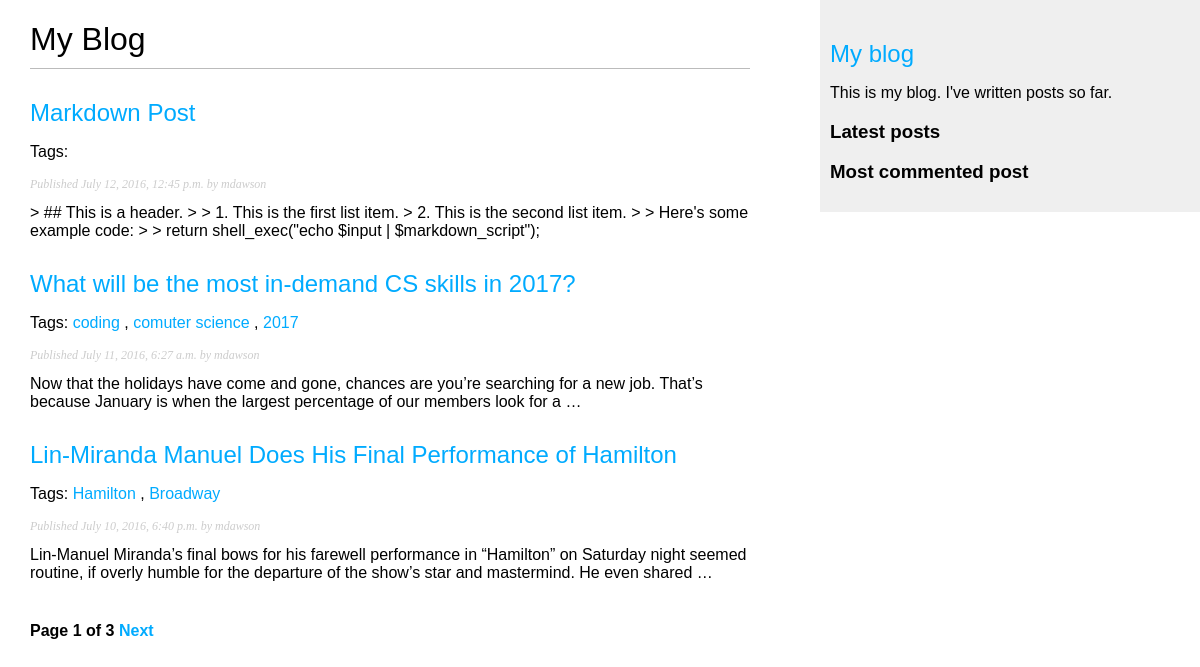
Screenshot of /blog/ with the database file from the repository.
### blog/models.py (models this page shows, shortened)
class Post(models.Model):
	STATUS_CHOICES = (
		('draft', 'Draft'),
		('published', 'Published'),
		)
	title = models.CharField(max_length=250)
	slug = models.SlugField(max_length=250, unique_for_date='publish')
	author = models.ForeignKey(User, related_name='blog_post')
	body = models.TextField()
	publish = models.DateTimeField(default=timezone.now)
	created = models.DateTimeField(auto_now_add=True)
	updated = models.DateTimeField(auto_now=True)
	status = models.CharField(max_length=10,
							choices=STATUS_CHOICES,
							default='draft')
	tags = TaggableManager(blank=True)
	class Meta:
		ordering = ('-publish',)
	objects = models.Manager() #The default manager
	published = PublishedManager() #Our custom manager
	def get_absolute_url(self):
		return reverse('blog:post_detail',
						args=[self.publish.year,
						self.publish.strftime('%m'),
						self.publish.strftime('%d'),
						self.slug])

### blog/views.py (the view)
# urls.py: url(r'^tag/(?P<tag_slug>[-\w]+)/$', views.post_list, name='post_list_by_tag'),
def post_list(request, tag_slug=None):
	object_list = Post.published.all()
	tag = None
	if tag_slug:
		tag = get_object_or_404(Tag, slug=tag_slug)
		object_list = object_list.filter(tags__in=[tag])
	paginator = Paginator(object_list, 3) # three posts on each page
	page = request.GET.get('page')
	try:
		posts = paginator.page(page)
	except PageNotAnInteger:
		posts = paginator.page(1)
	except EmptyPage:
		posts = paginator.page(paginator.num_pages)
	return render(request,
		'blog/post/list.html',
		{'page': page,
		 'posts': posts,
		 'tag': tag})

### blog/models.py (called while the page is built)
	def get_queryset(self):
		return super(PublishedManager, self).get_queryset()\
											.filter(status='published')

### blog/templates/blog/post/list.html (shortened to what this page needs)
{% extends "blog/base.html" %}
{% load blog_tags %}
{%block content%}
	<h1>My Blog</h1>
		{% for post in posts %}
		<h2>
			<a href="{{ post.get_absolute_url }}">
				{{ post.title }}
			</a>
		</h2>
		<p class="tags">Tags:
			{% for tag in post.tags.all %}
				<a href="{% url "blog:post_list_by_tag" tag.slug %}">
					{{ tag.name }}
				</a>
				{% if not forloop.last %},{% endif %}
			{% endfor %}
		</p>
		<p class="date">
			Published {{ post.publish }} by {{ post.author }}
		</p>
		{{ post.body|markdown|truncatewords_html:30 }}
	{% endfor %}
	{% include "pagination.html" with page=posts %}
{% endblock %}

### blog/static/css/blogs.css (style rules this page uses)
body { margin:0; padding:0; font-family:helvetica, sans-serif; }
a { color:#00abff; text-decoration:none; }
h1 { font-weight:normal; border-bottom:1px solid #bbb; padding:0 0 10px 0; }
h2 { font-weight:normal; margin:30px 0 0; }
p.date { color:#ccc; font-family: georgia, serif; font-size: 12px; font-style: italic; }

### rows the page displays
Post: title "Markdown Post", publish "July 12, 2016, 12:45 p.m.", author "mdawson", body "> ## This is a header. > > 1. This is the first list item. > 2. This is the second list item. > > Here's some example code: > > return shell_exec(\"echo $input | $markdown_script\");"
Post: title "What will be the most in-demand CS skills in 2017?", publish "July 11, 2016, 6:27 a.m.", author "mdawson", body "Now that the holidays have come and gone, chances are you’re searching for a new job. That’s because January is when the largest percentage of our members look for a …"
Tag: name "coding"
Tag: name "comuter science"
Tag: name "2017"
Post: title "Lin-Miranda Manuel Does His Final Performance of Hamilton", publish "July 10, 2016, 6:40 p.m.", author "mdawson", body "Lin-Manuel Miranda’s final bows for his farewell performance in “Hamilton” on Saturday night seemed routine, if overly humble for the departure of the show’s star and mastermind. He even shared …"
Tag: name "Hamilton"
Tag: name "Broadway"

### other values shown
{{ page.number }} "1"
{{ page.paginator.num_pages }} "3"
